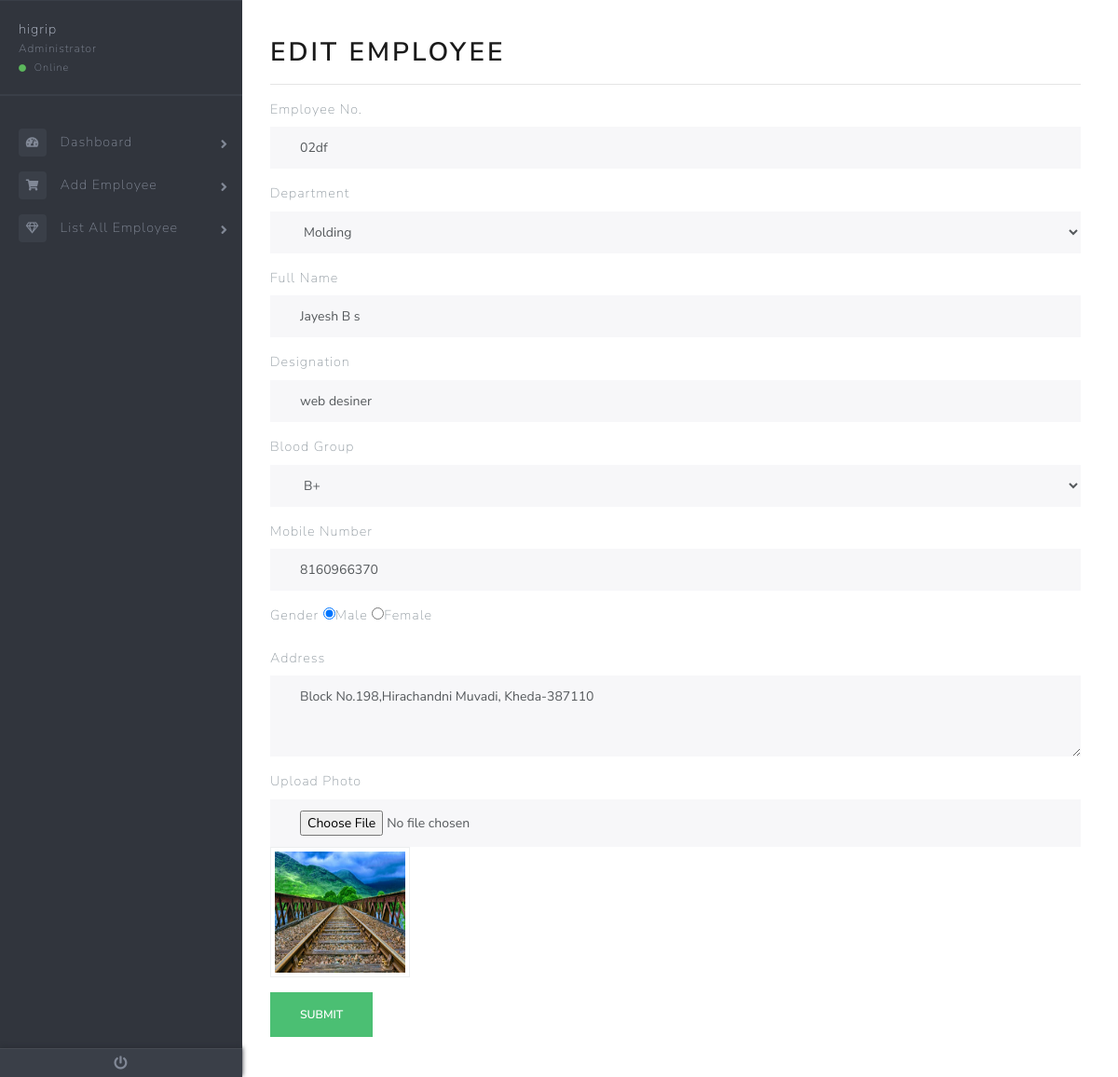
/edit.php?id=8 (signed in), run on the app's committed database.
### tables this page shows
CREATE TABLE "Emp" (
	"id"	INTEGER PRIMARY KEY AUTOINCREMENT,
	"empno"	TEXT,
	"department"	TEXT,
	"fname"	TEXT,
	"designation"	TEXT,
	"bloodgroup"	TEXT,
	"number"	TEXT,
	"gender"	TEXT,
	"address"	TEXT,
	"photo"	TEXT
);

### edit.php (the view, shortened to what this page needs)
<?php
include_once('conection.php');
$quer="select * from Emp where id=:id";
$st=$db->prepare($quer);
$st->execute(array(
        'id'=>$_GET['id']
    ));
$rs=$st->fetchall(PDO::FETCH_ASSOC)[0];
?>
<!DOCTYPE html>
<html lang="en">
<head>
    <link rel="stylesheet" href="Assets/css/bootstrap.min.css">
 <link rel="stylesheet" type="text/css" href="Assets/css/main.css">
  <link rel="stylesheet" type="text/css" href="Assets/css/font/css/all.min.css">
</head>
<body>
<div class="page-wrapper chiller-theme toggled">
  <nav id="sidebar" class="sidebar-wrapper">
    <div class="sidebar-content">
      <div class="sidebar-header">
        <div class="user-info">
          <span class="user-name"><?php echo $_SESSION['user']; ?>
          </span>
          <span class="user-role">Administrator</span>
          <span class="user-status">
            <i class="fa fa-circle"></i>
            <span>Online</span>
          </span>
        </div>
      </div>
      <div class="sidebar-search">
      </div>
      <div class="sidebar-menu">
        <ul>
          <li class="header-menu">
            <span></span>
          </li>
          <li class="sidebar-dropdown">
            <a href="/">
              <i class="fa fa-tachometer-alt"></i>
              <span>Dashboard</span>
            </a>
          </li>
          <li class="sidebar-dropdown ">
            <a href="addemp.php">
              <i class="fa fa-shopping-cart"></i>
              <span>Add Employee</span>
            </a>
          </li>
          <li class="sidebar-dropdown">
            <a href="allemp.php">
              <i class="far fa-gem"></i>
              <span>List All Employee</span>
            </a>
           </li>
        </ul>
      </div>
    </div>
    <div class="sidebar-footer">
      <a href="logout.php">
        <i class="fa fa-power-off"></i>
      </a>
    </div>
  </nav>
  <main class="page-content">
    <div class="container-fluid">
      <h2>Edit Employee</h2>
      <hr>
      <div class="row">
        <div class="form-group col-md-12">
<form action="update.php" method="POST" enctype="multipart/form-data">
  <div class="form-group">
    <label for="exampleFormControlInput1">Employee No.</label>
    <input type="text" name="empno" class="form-control" id="exampleFormControlInput1" placeholder="123" value="<?php echo $rs['empno'];  ?>">
  </div>
  <div class="form-group">
    <label for="exampleFormControlInput1">Department</label>
    <select class="form-control" name="department" id="exampleFormControlSelect1">
      <option value="Molding" <?php if($rs['department']=='Molding') echo "selected";   ?>>Molding</option>
    </select>
  </div>
  <div class="form-group">
    <label for="exampleFormControlInput1">Full Name</label>
    <input type="text" name="fname" class="form-control" id="exampleFormControlInput1" placeholder="Enter Full Name" value="<?php echo $rs['fname'];  ?>">
  </div>
  <div class="form-group">
    <label for="exampleFormControlInput1">Designation</label>
    <input type="text" name="designation" class="form-control" id="exampleFormControlInput1" placeholder="Enter Designation here ..." value="<?php echo $rs['designation'];  ?>">
  </div>
  <div class="form-group">
    <label for="exampleFormControlInput1">Blood Group</label>
    <select class="form-control" name="bloodgroup" id="exampleFormControlSelect1">
      <option value="B+" <?php if($rs['bloodgroup']=='B+') echo "selected";   ?>>B+</option>
    </select>
  </div>
  <div class="form-group">
    <label for="mo">Mobile Number</label>
    <input type="text" name="number" class="form-control" id="mo" placeholder="Enter Mobile Number " value="<?php echo $rs['number'];  ?>">
  </div>
  <div class="form-group">
    <label for="exampleFormControlInput1">Gender</label>
    <label class="radio-inline"><input name="gender" value="Male" type="radio" name="optradio" required="" <?php if($rs['gender']=='Male') echo "checked"; ?>>Male</label>
<label class="radio-inline"><input name="gender" value="Female" type="radio" name="optradio" required="" <?php if($rs['gender']=='Female') echo "checked"; ?>>Female</label>
  </div>
  <div class="form-group">
    <label for="exampleFormControlTextarea1">Address</label>
    <textarea name="address" class="form-control" id="exampleFormControlTextarea1" rows="3" placeholder="Enter Address"><?php echo $rs['address'];  ?></textarea>
  </div>
  <div class="form-group">
    <label for="exampleFormControlFile1">Upload Photo</label>
    <input type="file" name="photo"  class="form-control" id="exampleFormControlFile1" >
    <img src="<?php echo $rs['photo'];  ?>" id="photo" class="img-thumbnail img">
  </div>
  <button class="btn btn-success  text-center" name="Submit">Submit</button>
</form>
      </div>
    </div>
  </main>
</div>
</body>
</html>

### edit.php (style rules this page uses)
.img { width: 150px; height: 140px; }

### data on the page
emp: empno "02df", department "Molding", fname "Jayesh B s", designation "web desiner", bloodgroup "B+", number "8160966370", gender "☑ Male", gender "☐ Female", address "Block No.198,Hirachandni Muvadi, Kheda-387110", photo (picture)

### other printed values
$_SESSION['user'] "higrip"
